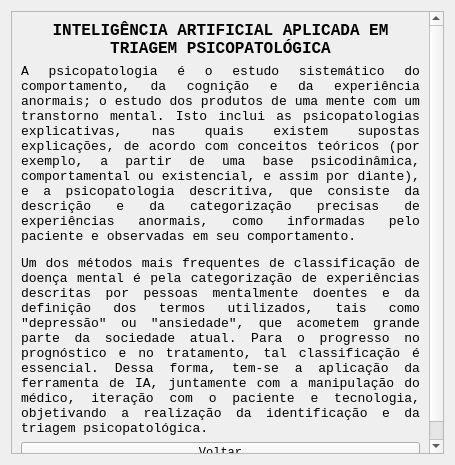
<?xml version="1.0" encoding="UTF-8"?>
<ui version="4.0">
 <class>Sobre</class>
 <widget class="QWidget" name="Sobre">
  <property name="geometry">
   <rect>
    <x>0</x>
    <y>0</y>
    <width>455</width>
    <height>465</height>
   </rect>
  </property>
  <property name="windowTitle">
   <string>Form</string>
  </property>
  <layout class="QGridLayout" name="gridLayout">
   <item row="1" column="0">
    <widget class="QScrollArea" name="scrollArea">
     <property name="widgetResizable">
      <bool>true</bool>
     </property>
     <widget class="QWidget" name="scrollAreaWidgetContents">
      <property name="geometry">
       <rect>
        <x>0</x>
        <y>0</y>
        <width>435</width>
        <height>445</height>
       </rect>
      </property>
      <layout class="QGridLayout" name="gridLayout_2">
       <item row="0" column="0">
        <widget class="QLabel" name="titulo">
         <property name="font">
          <font>
           <family>Consolas</family>
           <pointsize>12</pointsize>
           <weight>75</weight>
           <bold>true</bold>
          </font>
         </property>
         <property name="text">
          <string>&lt;html&gt;&lt;head/&gt;&lt;body&gt;&lt;p align=&quot;center&quot;&gt;INTELIGÊNCIA ARTIFICIAL APLICADA EM TRIAGEM PSICOPATOLÓGICA&lt;/p&gt;&lt;/body&gt;&lt;/html&gt;</string>
         </property>
         <property name="textFormat">
          <enum>Qt::RichText</enum>
         </property>
         <property name="wordWrap">
          <bool>true</bool>
         </property>
        </widget>
       </item>
       <item row="1" column="0">
        <widget class="QLabel" name="conteudo">
         <property name="font">
          <font>
           <family>Consolas</family>
           <pointsize>10</pointsize>
          </font>
         </property>
         <property name="text">
          <string>&lt;html&gt;&lt;head/&gt;&lt;body&gt;&lt;p align=&quot;justify&quot;&gt;A psicopatologia é o estudo sistemático do comportamento, da cognição e da experiência anormais; o estudo dos produtos de uma mente com um transtorno mental. Isto inclui as psicopatologias explicativas, nas quais existem supostas explicações, de acordo com conceitos teóricos (por exemplo, a partir de uma base psicodinâmica, comportamental ou existencial, e assim por diante), e a psicopatologia descritiva, que consiste da descrição e da categorização precisas de experiências anormais, como informadas pelo paciente e observadas em seu comportamento.&lt;/p&gt;&lt;p align=&quot;justify&quot;&gt;Um dos métodos mais frequentes de classificação de doença mental é pela categorização de experiências descritas por pessoas mentalmente doentes e da definição dos termos utilizados, tais como &amp;quot;depressão&amp;quot; ou &amp;quot;ansiedade&amp;quot;, que acometem grande parte da sociedade atual. Para o progresso no prognóstico e no tratamento, tal classificação é essencial. Dessa forma, tem-se a aplicação da ferramenta de IA, juntamente com a manipulação do médico, iteração com o paciente e tecnologia, objetivando a realização da identificação e da triagem psicopatológica. &lt;/p&gt;&lt;/body&gt;&lt;/html&gt;</string>
         </property>
         <property name="textFormat">
          <enum>Qt::RichText</enum>
         </property>
         <property name="wordWrap">
          <bool>true</bool>
         </property>
        </widget>
       </item>
       <item row="2" column="0">
        <widget class="QPushButton" name="voltar">
         <property name="font">
          <font>
           <family>Consolas</family>
          </font>
         </property>
         <property name="text">
          <string>Voltar</string>
         </property>
        </widget>
       </item>
      </layout>
     </widget>
    </widget>
   </item>
  </layout>
 </widget>
 <resources/>
 <connections/>
</ui>
